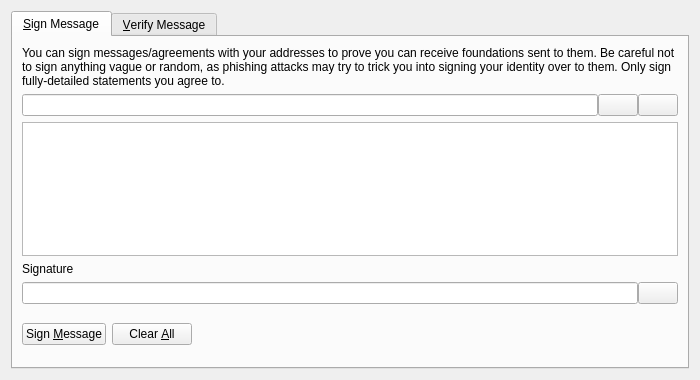
<?xml version="1.0" encoding="UTF-8"?>
<ui version="4.0">
 <class>SignVerifyMessageDialog</class>
 <widget class="QDialog" name="SignVerifyMessageDialog">
  <property name="geometry">
   <rect>
    <x>0</x>
    <y>0</y>
    <width>700</width>
    <height>380</height>
   </rect>
  </property>
  <property name="windowTitle">
   <string>Signatures - Sign / Verify a Message</string>
  </property>
  <property name="modal">
   <bool>true</bool>
  </property>
  <layout class="QVBoxLayout" name="verticalLayout">
   <item>
    <widget class="QTabWidget" name="tabWidget">
     <property name="currentIndex">
      <number>0</number>
     </property>
     <widget class="QWidget" name="tabSignMessage">
      <attribute name="title">
       <string>&amp;Sign Message</string>
      </attribute>
      <layout class="QVBoxLayout" name="verticalLayout_SM">
       <item>
        <widget class="QLabel" name="infoLabel_SM">
         <property name="text">
          <string>You can sign messages/agreements with your addresses to prove you can receive foundations sent to them. Be careful not to sign anything vague or random, as phishing attacks may try to trick you into signing your identity over to them. Only sign fully-detailed statements you agree to.</string>
         </property>
         <property name="textFormat">
          <enum>Qt::PlainText</enum>
         </property>
         <property name="wordWrap">
          <bool>true</bool>
         </property>
        </widget>
       </item>
       <item>
        <layout class="QHBoxLayout" name="horizontalLayout_1_SM">
         <property name="spacing">
          <number>0</number>
         </property>
         <item>
          <widget class="QValidatedLineEdit" name="addressIn_SM">
           <property name="toolTip">
            <string>The Foundation address to sign the message with</string>
           </property>
          </widget>
         </item>
         <item>
          <widget class="QPushButton" name="addressBookButton_SM">
           <property name="toolTip">
            <string>Choose previously used address</string>
           </property>
           <property name="text">
            <string/>
           </property>
           <property name="icon">
            <iconset resource="../bitcoin.qrc">
             <normaloff>:/icons/address-book</normaloff>:/icons/address-book</iconset>
           </property>
           <property name="shortcut">
            <string>Alt+A</string>
           </property>
           <property name="autoDefault">
            <bool>false</bool>
           </property>
          </widget>
         </item>
         <item>
          <widget class="QPushButton" name="pasteButton_SM">
           <property name="toolTip">
            <string>Paste address from clipboard</string>
           </property>
           <property name="text">
            <string/>
           </property>
           <property name="icon">
            <iconset resource="../bitcoin.qrc">
             <normaloff>:/icons/editpaste</normaloff>:/icons/editpaste</iconset>
           </property>
           <property name="shortcut">
            <string>Alt+P</string>
           </property>
           <property name="autoDefault">
            <bool>false</bool>
           </property>
          </widget>
         </item>
        </layout>
       </item>
       <item>
        <widget class="QPlainTextEdit" name="messageIn_SM">
         <property name="toolTip">
          <string>Enter the message you want to sign here</string>
         </property>
        </widget>
       </item>
       <item>
        <widget class="QLabel" name="signatureLabel_SM">
         <property name="text">
          <string>Signature</string>
         </property>
         <property name="textFormat">
          <enum>Qt::PlainText</enum>
         </property>
        </widget>
       </item>
       <item>
        <layout class="QHBoxLayout" name="horizontalLayout_2_SM">
         <property name="spacing">
          <number>0</number>
         </property>
         <item>
          <widget class="QLineEdit" name="signatureOut_SM">
           <property name="font">
            <font>
             <italic>true</italic>
            </font>
           </property>
           <property name="readOnly">
            <bool>true</bool>
           </property>
          </widget>
         </item>
         <item>
          <widget class="QPushButton" name="copySignatureButton_SM">
           <property name="toolTip">
            <string>Copy the current signature to the system clipboard</string>
           </property>
           <property name="text">
            <string/>
           </property>
           <property name="icon">
            <iconset resource="../bitcoin.qrc">
             <normaloff>:/icons/editcopy</normaloff>:/icons/editcopy</iconset>
           </property>
           <property name="autoDefault">
            <bool>false</bool>
           </property>
          </widget>
         </item>
        </layout>
       </item>
       <item>
        <layout class="QHBoxLayout" name="horizontalLayout_3_SM">
         <item>
          <widget class="QPushButton" name="signMessageButton_SM">
           <property name="toolTip">
            <string>Sign the message to prove you own this Foundation address</string>
           </property>
           <property name="text">
            <string>Sign &amp;Message</string>
           </property>
           <property name="icon">
            <iconset resource="../bitcoin.qrc">
             <normaloff>:/icons/edit</normaloff>:/icons/edit</iconset>
           </property>
           <property name="autoDefault">
            <bool>false</bool>
           </property>
          </widget>
         </item>
         <item>
          <widget class="QPushButton" name="clearButton_SM">
           <property name="toolTip">
            <string>Reset all sign message fields</string>
           </property>
           <property name="text">
            <string>Clear &amp;All</string>
           </property>
           <property name="icon">
            <iconset resource="../bitcoin.qrc">
             <normaloff>:/icons/remove</normaloff>:/icons/remove</iconset>
           </property>
           <property name="autoDefault">
            <bool>false</bool>
           </property>
          </widget>
         </item>
         <item>
          <spacer name="horizontalSpacer_1_SM">
           <property name="orientation">
            <enum>Qt::Horizontal</enum>
           </property>
           <property name="sizeHint" stdset="0">
            <size>
             <width>40</width>
             <height>48</height>
            </size>
           </property>
          </spacer>
         </item>
         <item>
          <widget class="QLabel" name="statusLabel_SM">
           <property name="font">
            <font>
             <weight>75</weight>
             <bold>true</bold>
            </font>
           </property>
           <property name="text">
            <string/>
           </property>
           <property name="wordWrap">
            <bool>true</bool>
           </property>
          </widget>
         </item>
         <item>
          <spacer name="horizontalSpacer_2_SM">
           <property name="orientation">
            <enum>Qt::Horizontal</enum>
           </property>
           <property name="sizeHint" stdset="0">
            <size>
             <width>40</width>
             <height>48</height>
            </size>
           </property>
          </spacer>
         </item>
        </layout>
       </item>
      </layout>
     </widget>
     <widget class="QWidget" name="tabVerifyMessage">
      <attribute name="title">
       <string>&amp;Verify Message</string>
      </attribute>
      <layout class="QVBoxLayout" name="verticalLayout_VM">
       <item>
        <widget class="QLabel" name="infoLabel_VM">
         <property name="text">
          <string>Enter the receiver's address, message (ensure you copy line breaks, spaces, tabs, etc. exactly) and signature below to verify the message. Be careful not to read more into the signature than what is in the signed message itself, to avoid being tricked by a man-in-the-middle attack. Note that this only proves the signing party receives with the address, it cannot prove sendership of any transaction!</string>
         </property>
         <property name="textFormat">
          <enum>Qt::PlainText</enum>
         </property>
         <property name="alignment">
          <set>Qt::AlignLeading|Qt::AlignLeft|Qt::AlignTop</set>
         </property>
         <property name="wordWrap">
          <bool>true</bool>
         </property>
        </widget>
       </item>
       <item>
        <layout class="QHBoxLayout" name="horizontalLayout_1_VM">
         <property name="spacing">
          <number>0</number>
         </property>
         <item>
          <widget class="QValidatedLineEdit" name="addressIn_VM">
           <property name="toolTip">
            <string>The Foundation address the message was signed with</string>
           </property>
          </widget>
         </item>
         <item>
          <widget class="QPushButton" name="addressBookButton_VM">
           <property name="toolTip">
            <string>Choose previously used address</string>
           </property>
           <property name="text">
            <string/>
           </property>
           <property name="icon">
            <iconset resource="../bitcoin.qrc">
             <normaloff>:/icons/address-book</normaloff>:/icons/address-book</iconset>
           </property>
           <property name="shortcut">
            <string>Alt+A</string>
           </property>
           <property name="autoDefault">
            <bool>false</bool>
           </property>
          </widget>
         </item>
        </layout>
       </item>
       <item>
        <widget class="QPlainTextEdit" name="messageIn_VM"/>
       </item>
       <item>
        <widget class="QValidatedLineEdit" name="signatureIn_VM"/>
       </item>
       <item>
        <layout class="QHBoxLayout" name="horizontalLayout_2_VM">
         <item>
          <widget class="QPushButton" name="verifyMessageButton_VM">
           <property name="toolTip">
            <string>Verify the message to ensure it was signed with the specified Foundation address</string>
           </property>
           <property name="text">
            <string>Verify &amp;Message</string>
           </property>
           <property name="icon">
            <iconset resource="../bitcoin.qrc">
             <normaloff>:/icons/transaction_0</normaloff>:/icons/transaction_0</iconset>
           </property>
           <property name="autoDefault">
            <bool>false</bool>
           </property>
          </widget>
         </item>
         <item>
          <widget class="QPushButton" name="clearButton_VM">
           <property name="toolTip">
            <string>Reset all verify message fields</string>
           </property>
           <property name="text">
            <string>Clear &amp;All</string>
           </property>
           <property name="icon">
            <iconset resource="../bitcoin.qrc">
             <normaloff>:/icons/remove</normaloff>:/icons/remove</iconset>
           </property>
           <property name="autoDefault">
            <bool>false</bool>
           </property>
          </widget>
         </item>
         <item>
          <spacer name="horizontalSpacer_1_VM">
           <property name="orientation">
            <enum>Qt::Horizontal</enum>
           </property>
           <property name="sizeHint" stdset="0">
            <size>
             <width>40</width>
             <height>48</height>
            </size>
           </property>
          </spacer>
         </item>
         <item>
          <widget class="QLabel" name="statusLabel_VM">
           <property name="font">
            <font>
             <weight>75</weight>
             <bold>true</bold>
            </font>
           </property>
           <property name="text">
            <string/>
           </property>
           <property name="wordWrap">
            <bool>true</bool>
           </property>
          </widget>
         </item>
         <item>
          <spacer name="horizontalSpacer_2_VM">
           <property name="orientation">
            <enum>Qt::Horizontal</enum>
           </property>
           <property name="sizeHint" stdset="0">
            <size>
             <width>40</width>
             <height>48</height>
            </size>
           </property>
          </spacer>
         </item>
        </layout>
       </item>
      </layout>
     </widget>
    </widget>
   </item>
  </layout>
 </widget>
 <customwidgets>
  <customwidget>
   <class>QValidatedLineEdit</class>
   <extends>QLineEdit</extends>
   <header>qvalidatedlineedit.h</header>
  </customwidget>
 </customwidgets>
 <resources>
  <include location="../bitcoin.qrc"/>
 </resources>
 <connections/>
</ui>
